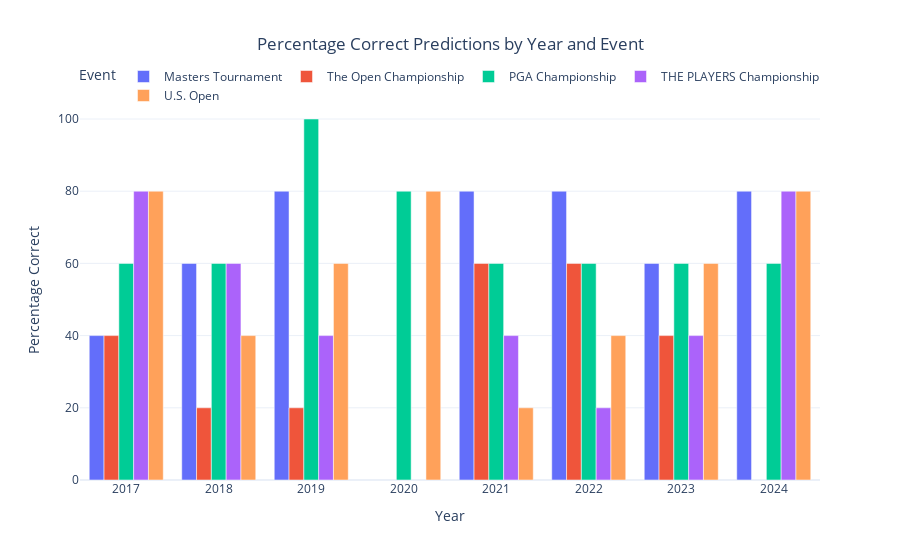

This figure's notebook cell:
### Code cell
import pandas as pd
import plotly.express as px

# Define the events and years to be used in the loop
events = [
    "Masters Tournament",
    "The Open Championship",
    "PGA Championship",
    "THE PLAYERS Championship",
    "U.S. Open"
]
years = [2017, 2018, 2019, 2020, 2021, 2022, 2023, 2024]

# Function to calculate percentage correct based on top 5
def calculate_percentage_correct(predicted_df, actual_df):
    # Get the dg_id values from both DataFrames
    predicted_ids = set(predicted_df['dg_id'])
    actual_ids = set(actual_df['dg_id'])
    
    # Calculate the intersection of predicted and actual dg_id values
    correct_predictions = predicted_ids.intersection(actual_ids)
    
    # Calculate the percentage of correct predictions
    percentage_correct = (len(correct_predictions) / len(actual_ids)) * 100
    
    return percentage_correct

# Initialize a list to store the results
results = []

# Loop through each year and event
for year in years:
    for event in events:
        # Skip specific combinations
        if (year == 2020 and event in ["Masters Tournament", "The Open Championship", "THE PLAYERS Championship"]) or (year == 2024 and event == "The Open Championship"):
            continue
        
        # Predict leaderboard for the event and year
        leaderboard_prev = predict_leaderboard(event, year)
        actual_top_5_prev = get_actual_top_5(event, year)
        
        # Calculate the percentage of correct predictions
        if leaderboard_prev is not None and actual_top_5_prev is not None:
            # Round the predicted scores
            leaderboard_prev['predicted_score'] = leaderboard_prev['predicted_score'].round()

            percentage_correct = calculate_percentage_correct(leaderboard_prev, actual_top_5_prev)
            results.append({
                "Year": year,
                "Event": event,
                "Percentage Correct": percentage_correct
            })

# Create a DataFrame from the results
results_df = pd.DataFrame(results)

# Create the bar plot with Plotly Express
fig = px.bar(
    results_df,
    x="Year",
    y="Percentage Correct",
    color="Event",
    barmode="group",
    title="Percentage Correct Predictions by Year and Event",
    labels={"Percentage Correct": "Percentage Correct", "Year": "Year"},
    template="plotly_white"
)

# Update the layout to make it look better
fig.update_layout(
    title={'x': 0.5, 'xanchor': 'center'},
    legend=dict(title="Event", orientation="h", y=1.1, x=0.5, xanchor='center')
)

# Show the plot
fig.show()

### Figure 1 — Plotly figure (JSON) as saved in the notebook; plotly's stock layout.template omitted (floating-point values rounded to 4 significant figures)
{"data": [{"alignmentgroup": "True", "hovertemplate": "Event=Masters Tournament<br>Year=%{x}<br>Percentage Correct=%{y}<extra></extra>", "legendgroup": "Masters Tournament", "marker": {"color": "#636efa", "pattern": {"shape": ""}}, "name": "Masters Tournament", "offsetgroup": "Masters Tournament", "orientation": "v", "showlegend": true, "textposition": "auto", "type": "bar", "x": [2017, 2018, 2019, 2021, 2022, 2023, 2024], "xaxis": "x", "y": [40, 60, 80, 80, 80, 60, 80], "yaxis": "y"}, {"alignmentgroup": "True", "hovertemplate": "Event=The Open Championship<br>Year=%{x}<br>Percentage Correct=%{y}<extra></extra>", "legendgroup": "The Open Championship", "marker": {"color": "#EF553B", "pattern": {"shape": ""}}, "name": "The Open Championship", "offsetgroup": "The Open Championship", "orientation": "v", "showlegend": true, "textposition": "auto", "type": "bar", "x": [2017, 2018, 2019, 2021, 2022, 2023], "xaxis": "x", "y": [40, 20, 20, 60, 60, 40], "yaxis": "y"}, {"alignmentgroup": "True", "hovertemplate": "Event=PGA Championship<br>Year=%{x}<br>Percentage Correct=%{y}<extra></extra>", "legendgroup": "PGA Championship", "marker": {"color": "#00cc96", "pattern": {"shape": ""}}, "name": "PGA Championship", "offsetgroup": "PGA Championship", "orientation": "v", "showlegend": true, "textposition": "auto", "type": "bar", "x": [2017, 2018, 2019, 2020, 2021, 2022, 2023, 2024], "xaxis": "x", "y": [60, 60, 100, 80, 60, 60, 60, 60], "yaxis": "y"}, {"alignmentgroup": "True", "hovertemplate": "Event=THE PLAYERS Championship<br>Year=%{x}<br>Percentage Correct=%{y}<extra></extra>", "legendgroup": "THE PLAYERS Championship", "marker": {"color": "#ab63fa", "pattern": {"shape": ""}}, "name": "THE PLAYERS Championship", "offsetgroup": "THE PLAYERS Championship", "orientation": "v", "showlegend": true, "textposition": "auto", "type": "bar", "x": [2017, 2018, 2019, 2021, 2022, 2023, 2024], "xaxis": "x", "y": [80, 60, 40, 40, 20, 40, 80], "yaxis": "y"}, {"alignmentgroup": "True", "hovertemplate": "Event=U.S. Open<br>Year=%{x}<br>Percentage Correct=%{y}<extra></extra>", "legendgroup": "U.S. Open", "marker": {"color": "#FFA15A", "pattern": {"shape": ""}}, "name": "U.S. Open", "offsetgroup": "U.S. Open", "orientation": "v", "showlegend": true, "textposition": "auto", "type": "bar", "x": [2017, 2018, 2019, 2020, 2021, 2022, 2023, 2024], "xaxis": "x", "y": [80, 40, 60, 80, 20, 40, 60, 80], "yaxis": "y"}], "layout": {"autosize": true, "barmode": "group", "legend": {"orientation": "h", "title": {"text": "Event"}, "tracegroupgap": 0, "x": 0.5, "xanchor": "center", "y": 1.1}, "title": {"text": "Percentage Correct Predictions by Year and Event", "x": 0.5, "xanchor": "center"}, "xaxis": {"anchor": "y", "autorange": true, "domain": [0, 1], "range": [2016.0, 2024.0], "title": {"text": "Year"}, "type": "linear"}, "yaxis": {"anchor": "x", "autorange": true, "domain": [0, 1], "range": [0, 105.3], "title": {"text": "Percentage Correct"}, "type": "linear"}}}
